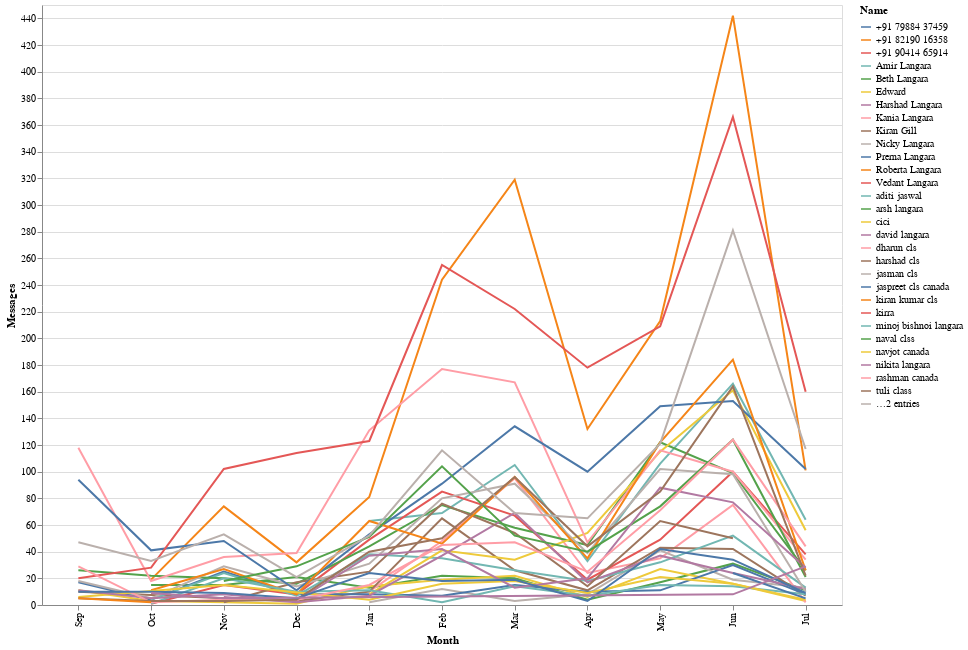

Write notebook code for a chart like this one.
### Code cell
input_dropdown = alt.binding_select(options=list(set(df.Name.unique())))

selected_points = alt.selection_single(fields=['Name'], bind=input_dropdown, name='Select')

color = alt.condition(selected_points,
alt.Color('Name:N'),
alt.value('transparent'))

alt.Chart(df, width=800, height=600).mark_line().encode(
x=alt.X('Month',sort=month ),
y='Messages',
color=color,
tooltip='Name:Q'
).add_selection(selected_points)

### Figure 1 — Vega-Lite specification as saved in the notebook (floating-point values rounded to 4 significant figures; data arrays with more than 128 entries replaced by an {"elided": "..."} marker saying what was removed)
{"config": {"view": {"continuousWidth": 400, "continuousHeight": 300}}, "data": {"name": "data-90aae00d4d67732535ebca5ec8185616"}, "mark": "line", "encoding": {"color": {"condition": {"type": "nominal", "field": "Name", "selection": "Select"}, "value": "transparent"}, "tooltip": {"type": "quantitative", "field": "Name"}, "x": {"type": "nominal", "field": "Month", "sort": ["Sep", "Oct", "Nov", "Dec", "Jan", "Feb", "Mar", "Apr", "May", "Jun", "Jul"]}, "y": {"type": "quantitative", "field": "Messages"}}, "height": 600, "selection": {"Select": {"type": "single", "fields": ["Name"], "bind": {"input": "select", "options": [" Amir Langara", " Nicky Langara", " harshad cls", " Kiran Gill", " dharun cls", " jasman cls", " cici", " Harshad Langara", " vivek reddy", " kiran kumar cls", " Beth Langara", " minoj bishnoi langara", " nikita langara", " rashman canada", " +91 82190 16358", " +91 90414 65914", " david langara", " kirra", " Vedant Langara", " Prerna Langara", " vasu", " Edward", " +91 79884 37459", " Roberta Langara", " naval clss", " aditi jaswal", " jaspreet cls canada", " Kania Langara", " arsh langara", " tuli class", " navjot canada"]}}}, "width": 800, "$schema": "https://vega.github.io/schema/vega-lite/v4.8.1.json", "datasets": {"data-90aae00d4d67732535ebca5ec8185616": {"elided": "274 records"}}}
